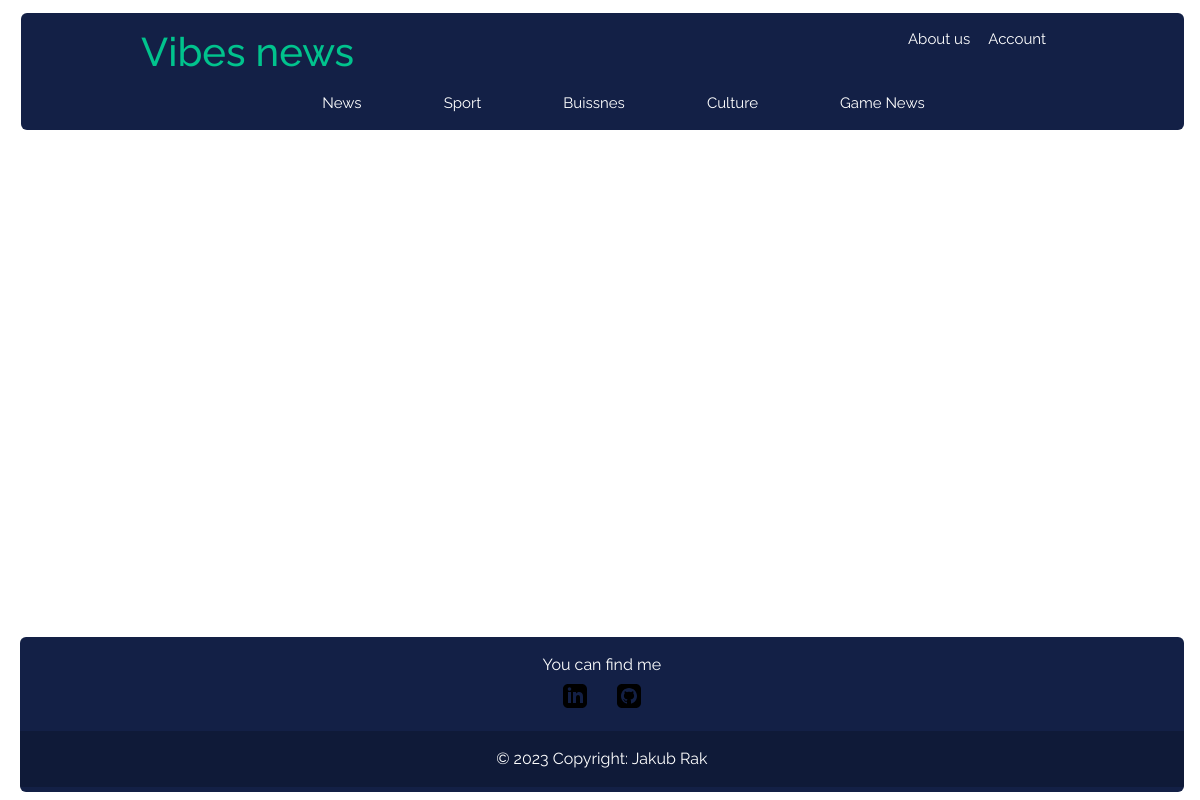
The app's page /culture, older data.
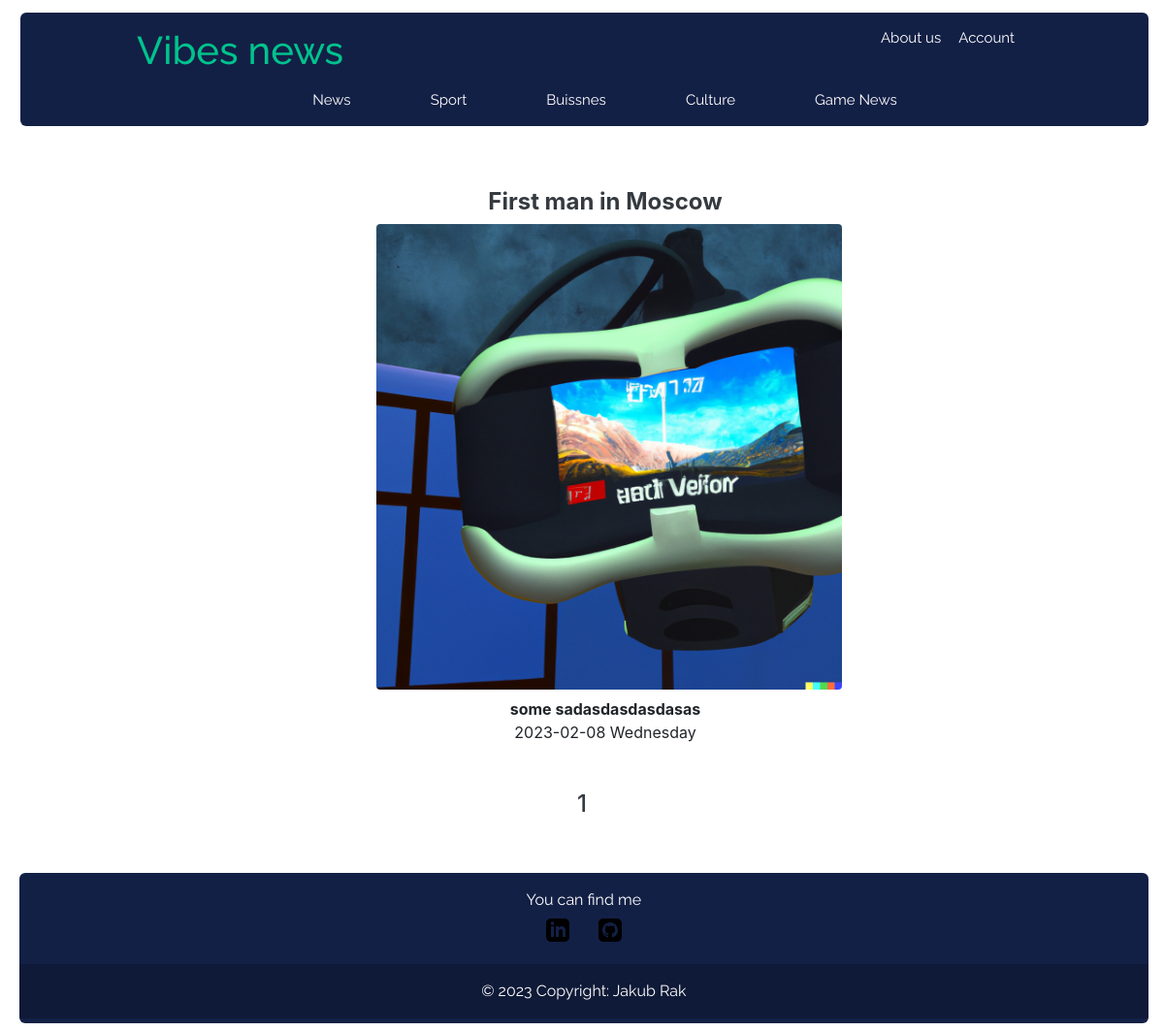
The same page, newer data.
### vibes/models.py (models this page shows, shortened)
class Article(db.Model):
    id = db.Column (db.Integer, primary_key = True)
    title = db.Column (db.String(255), unique = True, nullable = False)
    image_of_article = db.Column (db.String(255), nullable = False, default = 'default.png')
    subtitle = db.Column (db.Text, nullable = False)
    content = db.Column (db.Text, nullable = False)
    source = db.Column (db.String(255), nullable = False)
    time_posted = db.Column (db.DateTime, nullable = False, default = datetime.utcnow)
    category_id = db.Column(db.Integer, db.ForeignKey('category.id'), nullable=False)
    user_id = db.Column(db.Integer, db.ForeignKey('user.id'), nullable = False)

### vibes/users/routes.py (the view)
@users.route("/culture", methods = ["GET"])
def culture_articles():
    page = request.args.get('page', 1, type=int)
    culture_articles = Article.query.filter(Article.category_id == 4).paginate(page=page, per_page = 3)
    return render_template('articles_category.html', title = 'Culture Articles', Articles = culture_articles)

### vibes/templates/articles_category.html
{% extends "layout.html" %}
{% block content %}
    <div class="ml-5 mt-5 d-flex flex-column align-items-center">
    {% for article in Articles.items %}
        <div class="mt-3 mb-5">
            <div class="text-center h4 font-weight-bold">
                <a class="text-decoration-none text-dark" href="{{url_for('articles.article', article_id = article.id)}}">
                    {{ article.title }}
                </a>
            </div>
            <div class="ml-2">
                <a href="{{url_for('articles.article', article_id = article.id)}}">
                    <img class="img-fluid rounded" src="{{url_for('static', filename = 'pics/' + article.image_of_article)}}" style="max-width: 45vw; min-width:25vw; width:40vw;">
                </a>
            </div>
            <div class="mt-2 font-weight-bold text-center">{{ article.subtitle }}</div>
            <div class="text-center">{{ article.time_posted.strftime('%Y-%m-%d %A') }}</div>
        </div>
    {% endfor %}
    </div>
    <div class="d-flex flex-row h4 justify-content-center">
        <div class="justify-content-between">
            {% for page_num in Articles.iter_pages(left_edge = 1, right_edge = 1, left_current = 1, right_current = 2) %}
                {% if page_num %}
                    {% if Articles.page == page_num %}
                        <a class="text-decoration-none text-dark" href="{{url_for('users.news_articles', page=page_num)}}">{{ page_num }}</a>
                    {% else %}
                        <a href="{{url_for('users.news_articles', page=page_num)}}">{{ page_num }}</a>
                    {% endif %}
                {% else %}
                    ...
                {% endif %}
            {% endfor %}
        </div>
    </div>
{% endblock content %}

Row changes from the older to the newer data that the page shows:
added Article: title "First man in Moscow", image_of_article (picture), subtitle "some sadasdasdasdasas", time_posted "2023-02-08 Wednesday"
Text that changed along with them:
new list line: "1"
